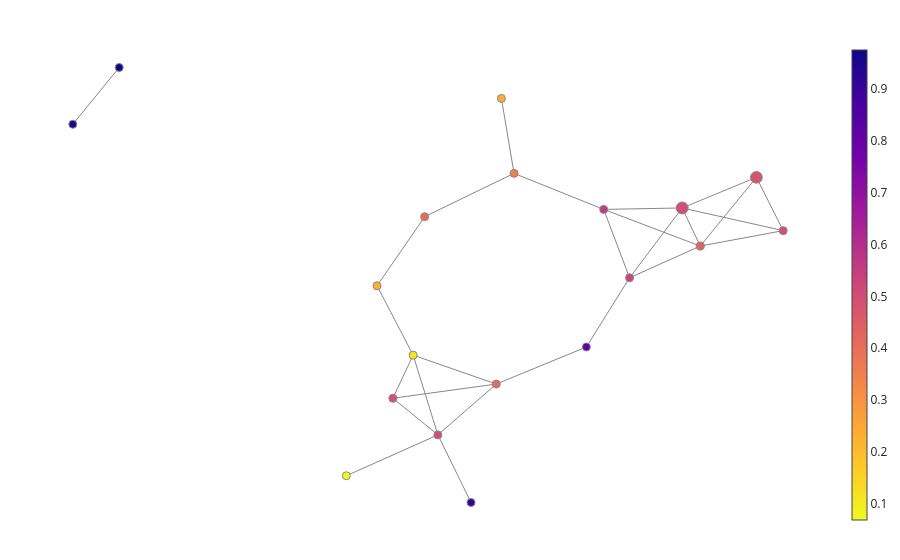

The notebook cell this image was saved under:
### Code cell
mask = mask_AG_GA

pipe = make_mapper_pipeline(
    filter_func=make_union(
        Eccentricity(
            exponent=2,
            metric='precomputed'
        ),
        Entropy(),
    ),
    cover=CubicalCover(n_intervals=6, overlap_frac=0.27),
    clusterer=DBSCAN(
        metric='precomputed'
    ),
)
fig = plot_static_mapper_graph(
    pipe, 
    dist_f[mask][:, mask],
    color_data=base_freq_rel[mask, 0],
    plotly_params={'node_trace': {'marker_colorscale': 'plasma_r'}}
)
fig.show()
fig.close()

### Figure 1 — Plotly figure (JSON) as saved in the notebook; plotly's stock layout.template omitted (floating-point values rounded to 4 significant figures)
{"data": [{"hoverinfo": "none", "line": {"color": "#888", "width": 1}, "mode": "lines", "name": "edge_trace", "type": "scatter", "uid": "7f3d2d22-0de5-4ad3-8bee-9caeb70dc6be", "x": [1.429, 1.285, null, 1.429, 0.6585, null, 1.429, 1.877, null, 1.429, 0.8648, null, 1.429, 2.09, null, 1.285, 0.6585, null, 1.285, 1.877, null, 1.285, 0.8648, null, 1.285, 2.09, null, 0.6585, 0.8648, null, 0.6585, -0.05664, null, 1.877, 2.09, null, -3.206, -3.576, null, 0.8648, 0.5205, null, -0.05664, -0.7696, null, -0.05664, -0.1571, null, -0.7696, -1.149, null, -0.664, -1.394, null, -0.664, -0.1982, null, -0.664, -1.023, null, -0.664, -0.3995, null, -0.664, -0.8614, null, 0.5205, -0.1982, null, -0.1982, -1.023, null, -0.1982, -0.8614, null, -1.023, -0.8614, null, -0.8614, -1.149, null], "y": [0.3193, 0.7302, null, 0.3193, 0.7147, null, 0.3193, 1.061, null, 0.3193, -0.02294, null, 0.3193, 0.4856, null, 0.7302, 0.7147, null, 0.7302, 1.061, null, 0.7302, -0.02294, null, 0.7302, 0.4856, null, 0.7147, -0.02294, null, 0.7147, 1.103, null, 1.061, 0.4856, null, 2.245, 1.633, null, -0.02294, -0.7696, null, 1.103, 0.6358, null, 1.103, 1.912, null, 0.6358, -0.1096, null, -1.718, -2.159, null, -1.718, -1.169, null, -1.718, -1.322, null, -1.718, -2.447, null, -1.718, -0.8576, null, -0.7696, -1.169, null, -1.169, -1.322, null, -1.169, -0.8576, null, -1.322, -0.8576, null, -0.8576, -0.1096, null]}, {"hoverinfo": "text", "hovertext": ["Node ID: 0<br>Pullback set label: 2<br>Partial cluster label: -1<br>Node size: 11<br>Summary statistic: 0.432", "Node ID: 1<br>Pullback set label: 3<br>Partial cluster label: -1<br>Node size: 24<br>Summary statistic: 0.493", "Node ID: 2<br>Pullback set label: 6<br>Partial cluster label: -1<br>Node size: 7<br>Summary statistic: 0.556", "Node ID: 3<br>Pullback set label: 1<br>Partial cluster label: -1<br>Node size: 23<br>Summary statistic: 0.478", "Node ID: 4<br>Pullback set label: 16<br>Partial cluster label: -1<br>Node size: 4<br>Summary statistic: 0.974", "Node ID: 5<br>Pullback set label: 5<br>Partial cluster label: -1<br>Node size: 9<br>Summary statistic: 0.532", "Node ID: 6<br>Pullback set label: 10<br>Partial cluster label: -1<br>Node size: 3<br>Summary statistic: 0.359", "Node ID: 7<br>Pullback set label: 15<br>Partial cluster label: -1<br>Node size: 2<br>Summary statistic: 0.405", "Node ID: 8<br>Pullback set label: 12<br>Partial cluster label: -1<br>Node size: 4<br>Summary statistic: 0.49", "Node ID: 9<br>Pullback set label: 18<br>Partial cluster label: -1<br>Node size: 1<br>Summary statistic: 0.0693", "Node ID: 10<br>Pullback set label: 9<br>Partial cluster label: -1<br>Node size: 1<br>Summary statistic: 0.24", "Node ID: 11<br>Pullback set label: 0<br>Partial cluster label: -1<br>Node size: 2<br>Summary statistic: 0.488", "Node ID: 12<br>Pullback set label: 4<br>Partial cluster label: -1<br>Node size: 2<br>Summary statistic: 0.817", "Node ID: 13<br>Pullback set label: 8<br>Partial cluster label: -1<br>Node size: 5<br>Summary statistic: 0.411", "Node ID: 14<br>Pullback set label: 7<br>Partial cluster label: -1<br>Node size: 4<br>Summary statistic: 0.481", "Node ID: 15<br>Pullback set label: 11<br>Partial cluster label: -1<br>Node size: 1<br>Summary statistic: 0.911", "Node ID: 16<br>Pullback set label: 13<br>Partial cluster label: -1<br>Node size: 2<br>Summary statistic: 0.112", "Node ID: 17<br>Pullback set label: 14<br>Partial cluster label: -1<br>Node size: 2<br>Summary statistic: 0.225", "Node ID: 18<br>Pullback set label: 17<br>Partial cluster label: -1<br>Node size: 1<br>Summary statistic: 0.951"], "marker": {"color": [0.4317, 0.4932, 0.5558, 0.4776, 0.9742, 0.5315, 0.3586, 0.4046, 0.4897, 0.06934, 0.2396, 0.4885, 0.8173, 0.4111, 0.4814, 0.9114, 0.112, 0.2253, 0.9511], "colorbar": {"thickness": 15, "title": {"side": "right", "text": ""}, "xanchor": "left"}, "colorscale": [[0, "#f0f921"], [0.1111, "#fdca26"], [0.2222, "#fb9f3a"], [0.3333, "#ed7953"], [0.4444, "#d8576b"], [0.5556, "#bd3786"], [0.6667, "#9c179e"], [0.7778, "#7201a8"], [0.8889, "#46039f"], [1, "#0d0887"]], "line": {"color": "#888", "width": 1}, "opacity": 1, "reversescale": false, "showscale": true, "size": [11, 24, 7, 23, 4, 9, 3, 2, 4, 1, 1, 2, 2, 5, 4, 1, 2, 2, 1], "sizemin": 4, "sizemode": "area", "sizeref": 0.3333}, "mode": "markers", "name": "node_trace", "type": "scatter", "uid": "2e7c2275-9114-4c73-ac4e-1cee3bce4c54", "x": [1.429, 1.285, 0.6585, 1.877, -3.206, 0.8648, -0.05664, -0.7696, -0.664, -1.394, -0.1571, 2.09, 0.5205, -0.1982, -1.023, -0.3995, -0.8614, -1.149, -3.576], "y": [0.3193, 0.7302, 0.7147, 1.061, 2.245, -0.02294, 1.103, 0.6358, -1.718, -2.159, 1.912, 0.4856, -0.7696, -1.169, -1.322, -2.447, -0.8576, -0.1096, 1.633]}], "layout": {"autosize": false, "hovermode": "closest", "margin": {"b": 20, "l": 5, "r": 5, "t": 40}, "showlegend": false, "title": {"text": ""}, "xaxis": {"showgrid": false, "showline": false, "showticklabels": false, "ticks": "", "title": {"text": ""}, "zeroline": false}, "yaxis": {"showgrid": false, "showline": false, "showticklabels": false, "ticks": "", "title": {"text": ""}, "zeroline": false}}}
